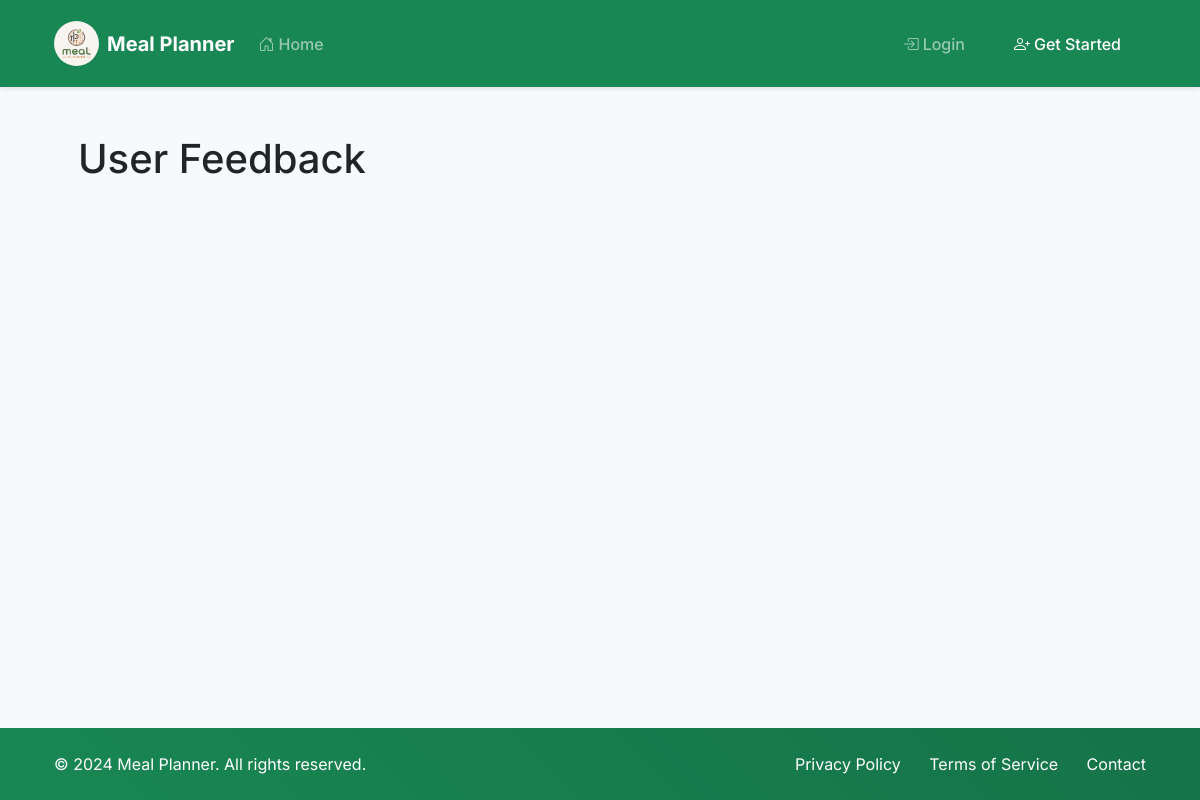
The app's page /feedback/, older data.
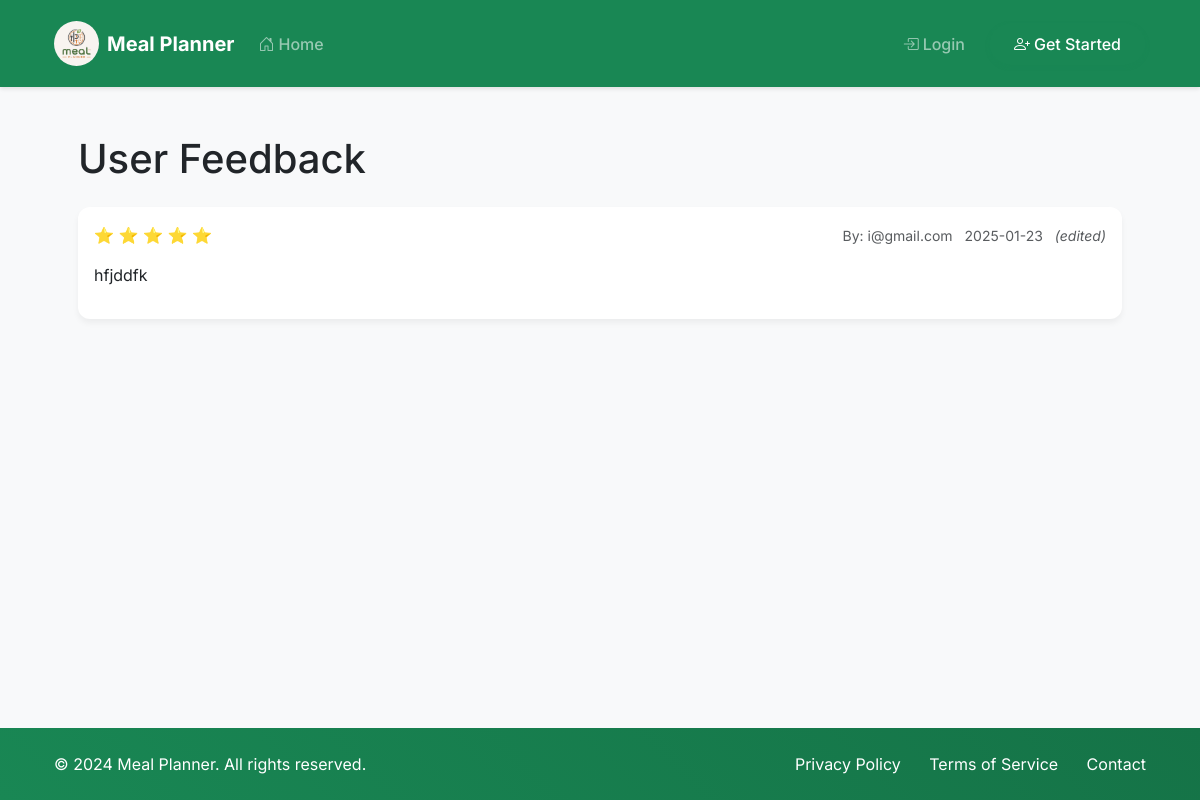
The same page, newer data.
### models/feedback.py (models this page shows)
class Feedback(db.Model):
    __tablename__ = 'feedbacks'
    id = db.Column(db.Integer, primary_key=True)
    user_id = db.Column(db.Integer, db.ForeignKey('users.id'), nullable=False)
    rating = db.Column(db.Integer, nullable=False)  # 1-5 stars
    content = db.Column(db.Text, nullable=False)
    created_at = db.Column(db.DateTime, default=datetime.utcnow)
    updated_at = db.Column(db.DateTime, default=datetime.utcnow, onupdate=datetime.utcnow)
    user = db.relationship('User', backref='feedbacks')

### models/user.py (models this page shows)
class User(db.Model):
    __tablename__ = 'users'
    id = db.Column(db.Integer, primary_key=True)
    email = db.Column(db.String(120), unique=True, nullable=False)
    password = db.Column(db.String(128), nullable=False)
    recipes = db.relationship('Recipe', backref='author', lazy=True)

### routes/feedback.py (the view)
@feedback_bp.route('/')
def index():
    feedbacks = Feedback.query.order_by(Feedback.created_at.desc()).all()
    return render_template('feedback/index.html', feedbacks=feedbacks)

### templates/feedback/index.html (shortened to what this page needs)
{% extends 'base.html' %}
{% block content %}
<div class="container py-4">
    <h1 class="mb-4">User Feedback</h1>
    <div class="feedback-list">
        {% for feedback in feedbacks %}
        <div class="card mb-3">
            <div class="card-body">
                <div class="d-flex justify-content-between align-items-center mb-3">
                    <div class="rating text-warning">
                        {% for i in range(feedback.rating) %}
                        ⭐
                        {% endfor %}
                    </div>
                    <div class="text-muted small">
                        By: {{ feedback.user.email }}
                        <span class="ms-2">{{ feedback.created_at.strftime('%Y-%m-%d') }}</span>
                        {% if feedback.updated_at != feedback.created_at %}
                        <span class="ms-2 fst-italic">(edited)</span>
                        {% endif %}
                    </div>
                </div>
                <div class="feedback-content mb-3">
                    {{ feedback.content }}
                </div>
            </div>
        </div>
        {% endfor %}
    </div>
</div>
{% endblock %}

### templates/base.html (shortened to what this page needs)
<!DOCTYPE html>
<html lang="en">
<head>
    <link href="https://cdn.jsdelivr.net/npm/bootstrap@5.3.0/dist/css/bootstrap.min.css" rel="stylesheet">
    <link rel="stylesheet" href="https://cdn.jsdelivr.net/npm/bootstrap-icons@1.11.3/font/bootstrap-icons.css">
    <link rel="stylesheet" href="{{ url_for('static', filename='css/styles.css') }}">
    <link rel="stylesheet" href="https://cdnjs.cloudflare.com/ajax/libs/animate.css/4.1.1/animate.min.css">
</head>
<body class="d-flex flex-column min-vh-100">
    <nav class="navbar navbar-expand-lg navbar-dark bg-success sticky-top">
        <div class="container">
            <a class="navbar-brand d-flex align-items-center" href="{{ url_for('main.index') }}">
                <img src="{{ url_for('static', filename='images/mealplanner.png') }}" alt="Logo" width="45" height="45" class="me-2 rounded-circle">
                <span class="fw-bold">Meal Planner</span>
            </a>
            <div class="collapse navbar-collapse" id="navbarNav">
                <ul class="navbar-nav me-auto">
                    <li class="nav-item">
                        <a class="nav-link {% if request.endpoint == 'main.index' %}active{% endif %}" href="{{ url_for('main.index') }}">
                            <i class="bi bi-house-door me-1"></i>Home
                        </a>
                    </li>
                </ul>
                <ul class="navbar-nav align-items-center">
                    {% if session.get('user_id') %}
                        <li class="nav-item dropdown">
                            <a class="nav-link dropdown-toggle" href="#" role="button" data-bs-toggle="dropdown">
                                <i class="bi bi-person-circle me-1"></i>Account
                            </a>
                            <ul class="dropdown-menu dropdown-menu-end">
                                <li><hr class="dropdown-divider"></li>
                                <li><a class="dropdown-item text-danger" href="{{ url_for('auth.logout') }}">
                                    <i class="bi bi-box-arrow-right me-2"></i>Logout
                                </a></li>
                            </ul>
                        </li>
                    {% else %}
                        <li class="nav-item me-3">
                            <a class="nav-link" href="{{ url_for('auth.login') }}">
                                <i class="bi bi-box-arrow-in-right me-1"></i>Login
                            </a>
                        </li>
                        <li class="nav-item">
                            <a class="btn btn-success" href="{{ url_for('auth.login') }}">
                                <i class="bi bi-person-plus me-1"></i>Get Started
                            </a>
                        </li>
                    {% endif %}
                </ul>
            </div>
        </div>
    </nav>
    <main class="container py-4 flex-grow-1">
        {% block content %}{% endblock %}
    </main>
    <footer class="text-white py-4 mt-auto bg-success">
        <div class="container">
            <div class="row align-items-center">
                <div class="col-md-6 text-center text-md-start mb-3 mb-md-0">
                    <p class="mb-0">&copy; 2024 Meal Planner. All rights reserved.</p>
                </div>
                <div class="col-md-6">
                    <ul class="list-inline text-center text-md-end mb-0">
                        <li class="list-inline-item">
                            <a href="#" class="text-white text-decoration-none">Privacy Policy</a>
                        </li>
                        <li class="list-inline-item ms-3">
                            <a href="#" class="text-white text-decoration-none">Terms of Service</a>
                        </li>
                        <li class="list-inline-item ms-3">
                            <a href="#" class="text-white text-decoration-none">Contact</a>
                        </li>
                    </ul>
                </div>
            </div>
        </div>
    </footer>
</body>
</html>

### static/css/styles.css (style rules this page uses)
:root { --main-green: #198754; --light-green: #e8f5e9; --hover-green: #157347; }
body { font-family: 'Inter', system-ui, -apple-system, sans-serif; background-color: #f8f9fa; }
.navbar { padding: 1rem 0; box-shadow: 0 2px 4px rgba(0, 0, 0, 0.1); }
.navbar-brand img { transition: transform 0.3s ease; }
.nav-link { font-weight: 500; padding: 0.5rem 1rem; transition: all 0.3s ease; }
.btn-success { padding: 0.5rem 1.5rem; border-radius: 50px; font-weight: 500; transition: all 0.3s ease; box-shadow: 0 2px 4px rgba(25, 135, 84, 0.2); }
main { min-height: calc(100vh - 160px); padding: 2rem 0; }
.container { max-width: 1140px; padding: 0 1.5rem; }
.card { border: none; border-radius: 12px; box-shadow: 0 4px 6px rgba(0, 0, 0, 0.05); transition: transform 0.3s ease, box-shadow 0.3s ease; }
footer { background: linear-gradient(45deg, var(--main-green), var(--hover-green)); padding: 2rem 0; }
footer a { transition: opacity 0.3s ease; }

### templates/base.html (style rules this page uses)
html { scroll-behavior: smooth; }
.navbar { position: sticky; top: 0; z-index: 1000; }

Row changes from the older to the newer data that the page shows:
added Feedback: rating 5 (drawn), user.email "i@gmail.com", created_at "2025-01-23", shows "(edited)", content "hfjddfk"
